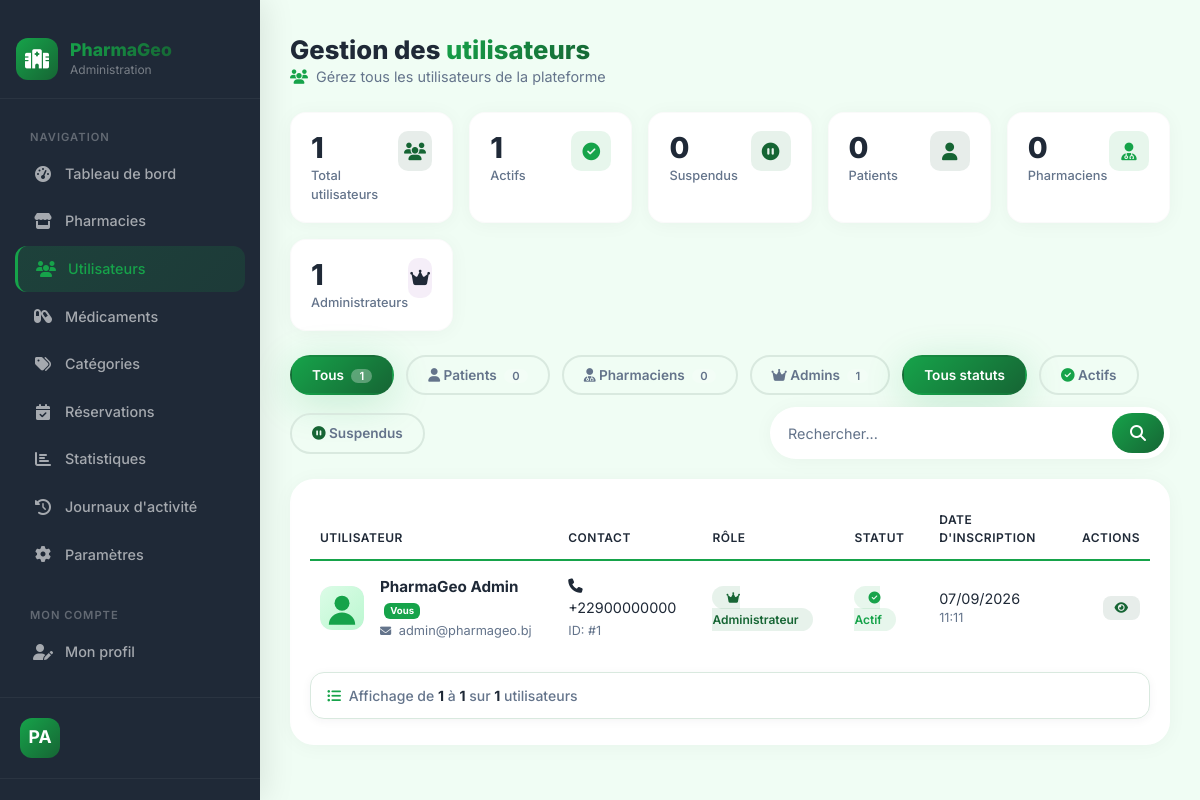
The app's page /admin/utilisateurs.php (signed in) with its own data.
### tables this page shows
CREATE TABLE utilisateur (
    Id_utilisateur INT UNSIGNED NOT NULL AUTO_INCREMENT,
    Nom            VARCHAR(100) NOT NULL,
    Prenom         VARCHAR(100) NOT NULL,
    Email          VARCHAR(150) NOT NULL,
    Mot_de_passe   VARCHAR(255) NOT NULL,
    Telephone      VARCHAR(20) DEFAULT NULL,
     
     
     
    Latitude       DECIMAL(10,7) DEFAULT NULL,
    Longitude      DECIMAL(10,7) DEFAULT NULL,
     
     
    Photo          VARCHAR(255) DEFAULT NULL,
    Role           ENUM('administrateur','pharmacien','patient') NOT NULL DEFAULT 'patient',
    Statut         ENUM('actif','suspendu','desactive') NOT NULL DEFAULT 'actif',
    Date_creation  DATETIME NOT NULL DEFAULT CURRENT_TIMESTAMP,
    PRIMARY KEY (Id_utilisateur),
    UNIQUE KEY uq_utilisateur_email (Email)
);

### admin/utilisateurs.php (the view, shortened to what the rows shown need)
<?php
require_once __DIR__ . '/../includes/images.php';
require_once __DIR__ . '/../includes/pagination.php';
try {
    $pdo = new PDO("mysql:host=localhost;dbname=gestion_soutenance;charset=utf8mb4", "root", "");
    $pdo->setAttribute(PDO::ATTR_ERRMODE, PDO::ERRMODE_EXCEPTION);
    $pdo->setAttribute(PDO::ATTR_DEFAULT_FETCH_MODE, PDO::FETCH_ASSOC);
} catch(PDOException $e) {
    die("Erreur de connexion à la base de données : " . $e->getMessage());
}
$filtre_role = $_GET['role_filtre'] ?? $_GET['role'] ?? 'tous';
$filtre_statut = $_GET['statut'] ?? 'tous';
$search = $_GET['search'] ?? '';
$pagination = pagination_calculer(0);
try {
    $where = ["1=1"];
    $params = [];
    $clauses = ' WHERE ' . implode(' AND ', $where);
    $stmt_count = $pdo->prepare("SELECT COUNT(*) FROM utilisateur$clauses");
    $stmt_count->execute($params);
    $total_utilisateurs = (int) $stmt_count->fetchColumn();
    $pagination = pagination_calculer($total_utilisateurs);
    $sql = "SELECT * FROM utilisateur$clauses"
         . " ORDER BY Id_utilisateur DESC" . pagination_sql_limite($pagination);
    $stmt = $pdo->prepare($sql);
    $stmt->execute($params);
    $utilisateurs = $stmt->fetchAll();
} catch(PDOException $e) {
    $utilisateurs = [];
    $message = "Erreur lors du chargement des utilisateurs : " . $e->getMessage();
    $message_type = "danger";
}
?>
<!DOCTYPE html>
<html lang="fr">
<head>
    <link href="https://cdn.jsdelivr.net/npm/bootstrap@5.3.0/dist/css/bootstrap.min.css" rel="stylesheet">
    <link rel="stylesheet" href="https://cdnjs.cloudflare.com/ajax/libs/font-awesome/6.4.0/css/all.min.css">
    <link rel="stylesheet" href="../assets/css/responsive.css">
    <link rel="stylesheet" href="<?php echo BASE_URL; ?>assets/css/palette.css">
</head>
<body>
    <main class="main-content">
        <div class="top-bar">
            <div>
                <div class="d-flex align-items-center gap-3">
                    <div class="page-title">
                        <h1>Gestion des <span class="highlight">utilisateurs</span></h1>
                    </div>
                </div>
            </div>
        </div>
        <div class="table-container animate-fade-up delay-2">
            <?php if (!empty($utilisateurs)): ?>
                <div class="table-responsive">
                    <table class="table table-custom">
                        <thead>
                            <tr>
                                <th>Utilisateur</th>
                                <th>Contact</th>
                                <th>Rôle</th>
                                <th>Statut</th>
                                <th>Date d'inscription</th>
                                <th class="text-end">Actions</th>
                            </tr>
                        </thead>
                        <tbody>
                            <?php foreach ($utilisateurs as $user):
                                $avatarClass = $user['Role'] === 'administrateur' ? 'purple' : ($user['Role'] === 'pharmacien' ? 'green' : 'blue');
                                $isCurrentUser = ($user['Id_utilisateur'] == $_SESSION['user_id']);
                            ?>
                                <tr>
                                    <td>
                                        <div class="d-flex align-items-center gap-3">
                                            <div class="user-avatar <?php echo $avatarClass; ?>">
                                                <?php if (pharma_image_disponible($user['Photo'] ?? null)): ?>
                                                    <img src="<?php echo htmlspecialchars(pharma_image_url($user['Photo'])); ?>"
                                                         alt="Photo de <?php echo htmlspecialchars($user['Prenom'] . ' ' . $user['Nom']); ?>"
                                                         loading="lazy"
                                                         onerror="this.onerror=null;this.src='<?php echo htmlspecialchars(pharma_image_defaut('pharmacien')); ?>';">
                                                <?php else: ?>
                                                    <img src="<?php echo htmlspecialchars(pharma_image_defaut('pharmacien')); ?>"
                                                         alt="Avatar par défaut de <?php echo htmlspecialchars($user['Prenom'] . ' ' . $user['Nom']); ?>"
                                                         loading="lazy">
                                                <?php endif; ?>
                                            </div>
                                            <div>
                                                <div class="user-name">
                                                    <?php echo htmlspecialchars($user['Prenom'] . ' ' . $user['Nom']); ?>
                                                    <?php if ($isCurrentUser): ?>
                                                        <span class="badge bg-primary ms-1" style="font-size: 0.6rem;">Vous</span>
                                                    <?php endif; ?>
                                                </div>
                                                <div class="user-email">
                                                    <i class="fas fa-envelope"></i> <?php echo htmlspecialchars($user['Email']); ?>
                                                </div>
                                            </div>
                                        </div>
                                    </td>
                                    <td>
                                        <div>
                                            <div><i class="fas fa-phone me-1"></i> <?php echo htmlspecialchars($user['Telephone'] ?? 'Non renseigné'); ?></div>
                                            <small class="text-muted">
                                                ID: #<?php echo $user['Id_utilisateur']; ?>
                                            </small>
                                        </div>
                                    </td>
                                    <td>
                                        <span class="badge-role <?php echo $user['Role']; ?>">
                                            <i class="fas fa-<?php echo $user['Role'] === 'administrateur' ? 'crown' : ($user['Role'] === 'pharmacien' ? 'user-md' : 'user'); ?>"></i>
                                            <?php echo ucfirst($user['Role']); ?>
                                        </span>
                                    </td>
                                    <td>
                                        <span class="badge-status <?php echo $user['Statut']; ?>">
                                            <i class="fas fa-<?php echo $user['Statut'] === 'actif' ? 'check-circle' : 'pause-circle'; ?>"></i>
                                            <?php echo ucfirst($user['Statut']); ?>
                                        </span>
                                    </td>
                                    <td>
                                        <div>
                                            <?php echo date('d/m/Y', strtotime($user['Date_creation'])); ?>
                                            <small class="text-muted d-block">
                                                <?php echo date('H:i', strtotime($user['Date_creation'])); ?>
                                            </small>
                                        </div>
                                    </td>
                                    <td class="text-end">
                                        <div class="d-flex gap-1 justify-content-end flex-wrap">
                                            <a href="<?php echo BASE_URL; ?>admin/utilisateurs.php?action=view&id=<?php echo $user['Id_utilisateur']; ?>&role=<?php echo $filtre_role; ?>&statut=<?php echo $filtre_statut; ?>&search=<?php echo urlencode($search); ?>&page=<?php echo $pagination['page']; ?>"
                                               class="btn-action-sm btn-view"
                                               title="Voir la fiche de <?php echo htmlspecialchars($user['Prenom'] . ' ' . $user['Nom']); ?>">
                                                <i class="fas fa-eye"></i>
                                            </a>
                                        </div>
                                    </td>
                                </tr>
                            <?php endforeach; ?>
                        </tbody>
                    </table>
                </div>
            <?php endif; ?>
        </div>
    </main>
</body>
</html>

### records on screen
utilisateur: Prenom+Nom "PharmaGeo Admin", shows "Vous", Email "admin@pharmageo.bj", Telephone "+22900000000", Id_utilisateur "1", Role "Administrateur", Statut "Actif", Date_creation "07/09/2026", Date_creation "11:11"

### other values on screen
$stats['total'] "1"
$stats['actifs'] "1"
$stats['suspendus'] "0"
$stats['patients'] "0"
$stats['pharmaciens'] "0"
$stats['administrateurs'] "1"
$pagination['debut'] "1"
$pagination['fin'] "1"
$pagination['total'] "1"
$libelle "utilisateurs"
